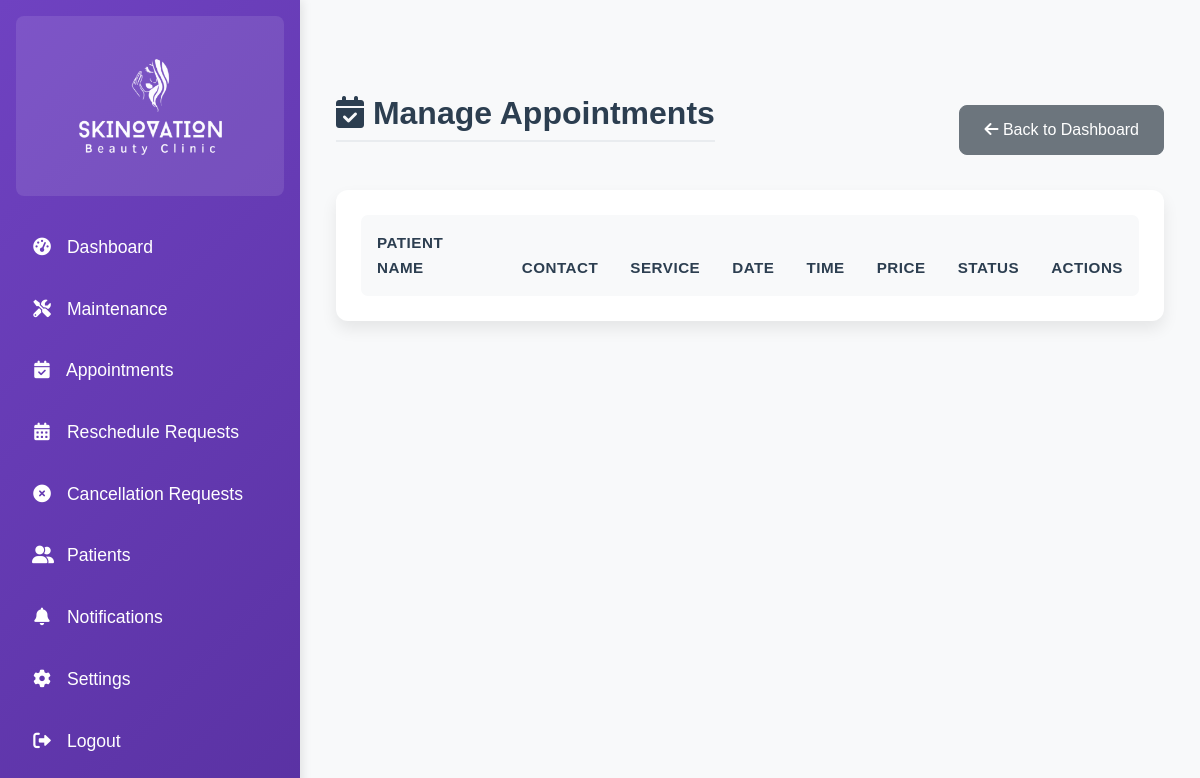
Page /admin/appointments/manage.php (signed in) on the earlier database version.
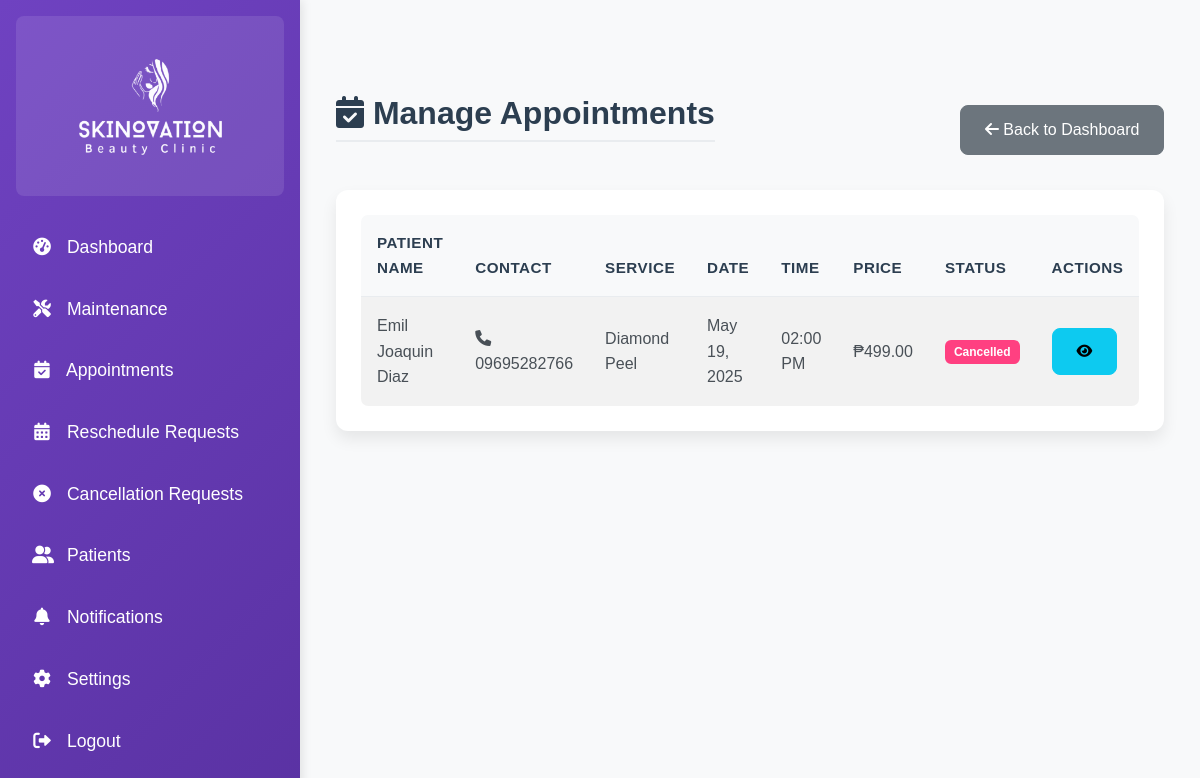
Same page on the later database version.
### tables this page shows
CREATE TABLE `appointments` (
  `appointment_id` int NOT NULL,
  `patient_id` int NOT NULL,
  `service_id` int NOT NULL,
  `attendant_id` int NOT NULL,
  `appointment_date` date NOT NULL,
  `appointment_time` time NOT NULL,
  `status` enum('pending','confirmed','completed','cancelled') DEFAULT 'pending',
  `created_at` datetime DEFAULT CURRENT_TIMESTAMP,
  `updated_at` datetime DEFAULT CURRENT_TIMESTAMP ON UPDATE CURRENT_TIMESTAMP
);

CREATE TABLE `patients` (
  `patient_id` int NOT NULL,
  `last_name` varchar(100) NOT NULL,
  `first_name` varchar(100) NOT NULL,
  `middle_name` varchar(255) DEFAULT NULL,
  `username` varchar(50) NOT NULL,
  `password` varchar(255) NOT NULL,
  `phone` varchar(20) NOT NULL,
  `created_at` datetime DEFAULT CURRENT_TIMESTAMP,
  `updated_at` datetime DEFAULT CURRENT_TIMESTAMP ON UPDATE CURRENT_TIMESTAMP,
  `archived` tinyint(1) DEFAULT '0'
);

CREATE TABLE `services` (
  `service_id` int NOT NULL,
  `service_name` varchar(100) NOT NULL,
  `description` text,
  `price` decimal(10,2) DEFAULT NULL,
  `duration` int NOT NULL COMMENT 'Duration in minutes',
  `category_id` int NOT NULL,
  `created_at` datetime DEFAULT CURRENT_TIMESTAMP,
  `updated_at` datetime DEFAULT CURRENT_TIMESTAMP ON UPDATE CURRENT_TIMESTAMP,
  `image` varchar(255) DEFAULT NULL
);

### config.php (called while the page is built, shortened)
<?php
if (defined('CONFIG_INCLUDED')) {
    return;
}
if (!function_exists('clean')) {
    function clean($string) {
        return htmlspecialchars($string, ENT_QUOTES, 'UTF-8');
    }
}

### admin/appointments/manage.php (the view, shortened to what this page needs)
<?php
include '../config.php';
$stmt = $conn->query("
    SELECT a.*, p.first_name, p.last_name, p.phone, s.service_name, s.price
    FROM appointments a
    JOIN patients p ON a.patient_id = p.patient_id
    JOIN services s ON a.service_id = s.service_id
    ORDER BY a.appointment_date DESC, a.appointment_time DESC
");
$appointments = $stmt->fetchAll(PDO::FETCH_ASSOC);
?>
<!DOCTYPE html>
<html lang="en">
<head>
    <link href="https://cdn.jsdelivr.net/npm/bootstrap@5.3.0/dist/css/bootstrap.min.css" rel="stylesheet">
    <link href="https://cdnjs.cloudflare.com/ajax/libs/font-awesome/6.0.0-beta3/css/all.min.css" rel="stylesheet">
    <link href="../../assets/css/admin.css" rel="stylesheet">
    <link href="../../assets/css/style.css" rel="stylesheet">
</head>
<body>
<div class="d-flex">
    <?php include '../admin_sidebar.php'; ?>
    <div class="content p-4">
        <div class="container-fluid">
            <div class="d-flex justify-content-between align-items-center mb-4">
                <h1><i class="fas fa-calendar-check"></i> Manage Appointments</h1>
                <div>
                    <a href="index.php" class="btn btn-secondary">
                        <i class="fas fa-arrow-left"></i> Back to Dashboard
                    </a>
                </div>
            </div>
            <div class="card">
                <div class="card-body">
                    <div class="table-responsive">
                        <table class="table table-striped table-hover">
                            <thead>
                                <tr>
                                    <th>Patient Name</th>
                                    <th>Contact</th>
                                    <th>Service</th>
                                    <th>Date</th>
                                    <th>Time</th>
                                    <th>Price</th>
                                    <th>Status</th>
                                    <th>Actions</th>
                                </tr>
                            </thead>
                            <tbody>
                                <?php foreach ($appointments as $appointment): ?>
                                <tr>
                                    <td><?php echo clean($appointment['first_name'] . ' ' . $appointment['last_name']); ?></td>
                                    <td>
                                        <i class="fas fa-phone"></i> <?php echo clean($appointment['phone']); ?>
                                    </td>
                                    <td><?php echo clean($appointment['service_name']); ?></td>
                                    <td><?php echo date('M d, Y', strtotime($appointment['appointment_date'])); ?></td>
                                    <td><?php echo date('h:i A', strtotime($appointment['appointment_time'])); ?></td>
                                    <td>₱<?php echo number_format($appointment['price'], 2); ?></td>
                                    <td>
                                        <span class="badge bg-<?php
                                            echo $appointment['status'] === 'confirmed' ? 'success' :
                                                ($appointment['status'] === 'cancelled' ? 'danger' : 'warning');
                                        ?>">
                                            <?php echo ucfirst($appointment['status']); ?>
                                        </span>
                                    </td>
                                    <td>
                                        <div class="btn-group">
                                            <a href="view.php?id=<?php echo $appointment['appointment_id']; ?>" class="btn btn-info btn-sm">
                                                <i class="fas fa-eye"></i>
                                            </a>
                                        </div>
                                    </td>
                                </tr>
                                <?php endforeach; ?>
                            </tbody>
                        </table>
                    </div>
                </div>
            </div>
        </div>
    </div>
</div>
</body>
</html>

### admin/admin_sidebar.php (shortened to what this page needs)
<?php
include '../config.php';
?>
<button class="sidebar-toggler" onclick="toggleSidebar()">☰</button>
<nav class="sidebar bg-dark text-white p-3">
    <div class="text-center mb-4">
        <img src="../assets/img/ISCAP1-303-Skinovation-Clinic-WHITE-Logo.png" alt="Skinovation Clinic Logo" class="img-fluid" style="max-width: 150px;">
    </div>
    <ul class="nav flex-column">
        <li class="nav-item"><a href="dashboard.php" class="nav-link text-white"><i class="fas fa-tachometer-alt"></i> Dashboard</a></li>
        <li class="nav-item"><a href="maintenance.php" class="nav-link text-white"><i class="fas fa-tools"></i> Maintenance</a></li>
        <li class="nav-item"><a href="appointments.php" class="nav-link text-white"><i class="fas fa-calendar-check"></i> Appointments</a></li>
        <li class="nav-item"><a href="manage_reschedules.php" class="nav-link text-white"><i class="fas fa-calendar-alt"></i> Reschedule Requests</a></li>
        <li class="nav-item"><a href="manage_cancellations.php" class="nav-link text-white"><i class="fas fa-times-circle"></i> Cancellation Requests</a></li>
        <li class="nav-item"><a href="patients.php" class="nav-link text-white"><i class="fas fa-user-friends"></i> Patients</a></li>
        <li class="nav-item"><a class="nav-link text-white" href="notifications.php"><i class="fas fa-bell"></i> Notifications</a></li>
        <li class="nav-item"><a href="settings.php" class="nav-link text-white"><i class="fas fa-cog"></i> Settings</a></li>
        <li class="nav-item"><a href="logout.php" class="nav-link text-white"><i class="fas fa-sign-out-alt"></i> Logout</a></li>
    </ul>
</nav>

### assets/css/admin.css (style rules this page uses)
body { font-family: 'Segoe UI', Tahoma, Geneva, Verdana, sans-serif; background-color: #f8f9fa; color: #2c3e50; line-height: 1.6; }
h1, h2, h3, h4, h5, h6 { color: #2c3e50; font-weight: 600; margin-bottom: 1.5rem; }
h1 { font-size: 2rem; border-bottom: 2px solid #e9ecef; padding-bottom: 0.5rem; }
.sidebar { width: 280px; height: 100vh; position: fixed; top: 0; left: 0; background: linear-gradient(135deg, #6f42c1 0%, #5a32a3 100%); color: #fff; padding: 1.5rem; overflow-y: auto; z-index: 1030; box-shadow: 2px 0 10px rgba(0, 0, 0, 0.1); }
.sidebar .nav-link { color: rgba(255, 255, 255, 0.9); margin-bottom: 0.5rem; display: block; text-decoration: none; font-size: 1.1rem; padding: 0.75rem 1rem; border-radius: 8px; transition: all 0.3s ease; }
.sidebar .nav-link i { margin-right: 0.75rem; width: 20px; text-align: center; }
.content { margin-left: 300px; padding: 2rem; min-height: 100vh; }
.card { border: none; border-radius: 12px; box-shadow: 0 0.5rem 1rem rgba(0, 0, 0, 0.08); margin-bottom: 2rem; background-color: #fff; transition: transform 0.2s ease; }
.card-body { padding: 1.5rem; }
.table { background-color: #fff; border: 1px solid #e9ecef; border-radius: 8px; overflow: hidden; margin-bottom: 0; }
.table th { background-color: #f8f9fa; color: #2c3e50; text-align: left; font-weight: 600; border-top: none; padding: 1rem; font-size: 0.95rem; text-transform: uppercase; letter-spacing: 0.5px; }
.table td { text-align: left; vertical-align: middle; padding: 1rem; color: #495057; border-bottom: 1px solid #e9ecef; }
.btn { padding: 0.75rem 1.5rem; font-weight: 500; border-radius: 8px; transition: all 0.2s ease; }
.badge { padding: 0.5em 0.75em; font-weight: 500; border-radius: 6px; }

### assets/css/style.css (style rules this page uses)
:root { --primary-color: #6f42c1; --secondary-color: #bb8fce; --dark-color: #2c003e; --light-color: #f4ecf7; }
body { font-family: 'Poppins', sans-serif; color: #333; line-height: 1.6; padding-top: 70px; }

### admin/admin_sidebar.php (style rules this page uses)
.sidebar { background-color: rgba(74, 20, 140, 0.95); backdrop-filter: blur(5px); min-height: 100vh; box-shadow: 2px 0 10px rgba(0, 0, 0, 0.1); width: 300px; }
.sidebar .nav-link { color: rgba(255, 255, 255, 0.9); padding: 0.8rem 1rem; transition: all 0.3s ease; }
.sidebar .nav-link i { margin-right: 10px; width: 20px; text-align: center; }
.sidebar-toggler { position: fixed; top: 15px; left: 15px; z-index: 1000; background: #6a1b9a; color: white; border: none; padding: 8px 12px; border-radius: 4px; cursor: pointer; transition: all 0.3s ease; text-shadow: 1px 1px 2px rgba(0, 0, 0, 0.2); }
.sidebar .text-center { background-color: rgba(255, 255, 255, 0.1); padding: 15px; border-radius: 8px; margin-bottom: 20px; }
.badge { background-color: #ff4081 !important; color: #ffffff !important; font-weight: 600; }

Differences in the rows shown:
added appointments: patient.last_name "Emil Joaquin Diaz", patient.phone "09695282766", service.service_name "Diamond Peel", appointment_date "May 19, 2025", appointment_time "02:00 PM", service.price "499.00", status "Cancelled"
